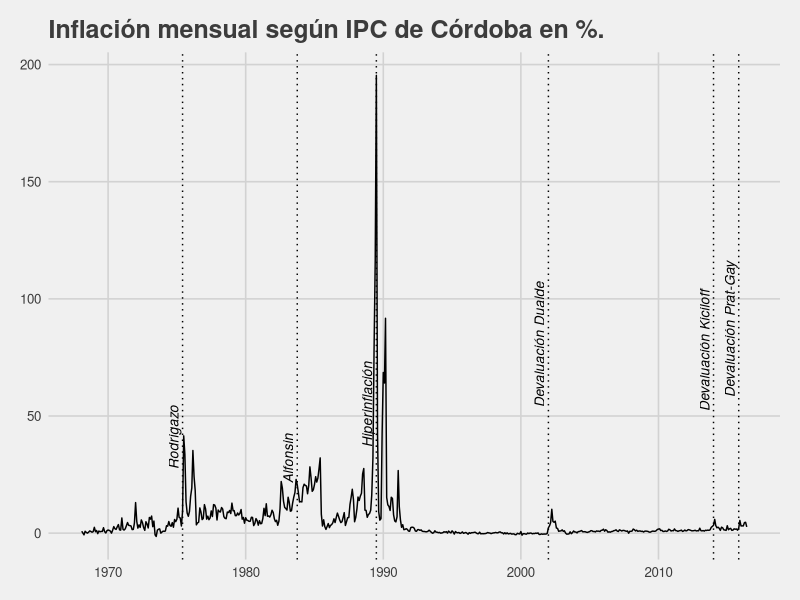
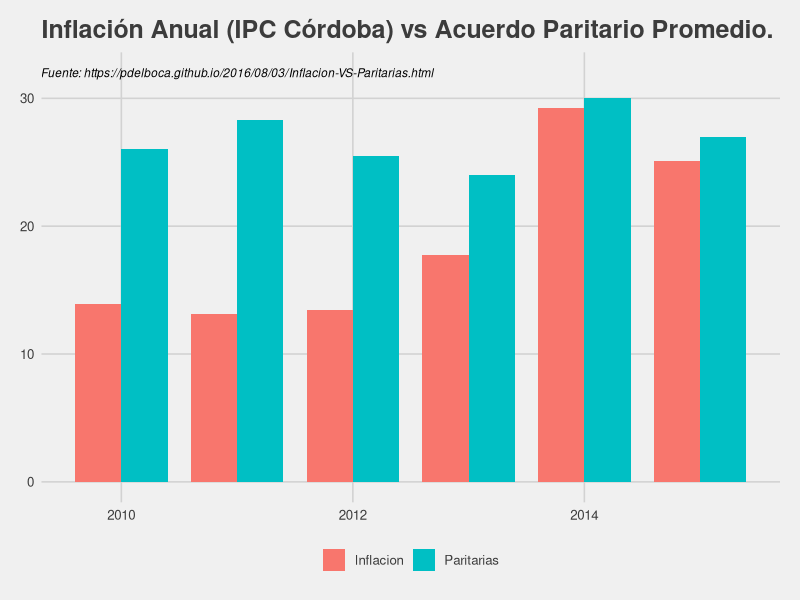

The R source for these figures, in order:
## ---- chunk 1
knitr::opts_chunk$set(echo = TRUE)
library(ggplot2)
library(ggthemes)
library(lubridate)
library(dplyr)
## ---- chunk 2
# http://estadistica.cba.gov.ar/Publicaciones/InformesEcon%C3%B3micos/tabid/896/language/es-AR/Default.aspx
df <- read.csv('../../data/inflacion-vs-paritarias/ipc_cordoba_acumulado.csv', stringsAsFactors = FALSE)
df$variacion <- gsub(',','.',df$variacion)
df$variacion <- as.numeric(df$variacion) * 100
df$variacion <- round(df$variacion, 2)
df$mes <- ymd(df$mes)
df$metrica <- "Inflación"
## ---- chunk 3
mes <- c('1975-06-01','1983-10-01', '1989-07-01', '2002-01-01', '2014-01-01', "2015-11-01")
label <- c("Rodrigazo", "Alfonsin", "Hiperinflación", "Devaluación Dualde", "Devaluación Kiciloff", "Devaluación Prat-Gay")
eventos <- data.frame(mes=ymd(mes), label=label)

ggplot(df, aes(x=mes,y=variacion)) + 
  geom_line() +
  ggtitle("Inflación mensual según IPC de Córdoba en %.") +
  geom_vline(xintercept=as.numeric(eventos$mes), linetype=3) +
  geom_text(data=eventos,mapping=aes(x=mes, y=0, label=label),
            angle=90, vjust=-0.4, hjust=-1, size=3.5, fontface='italic')+
  theme_fivethirtyeight()
## ---- chunk 4
paritarias <- data.frame()
# http://www.ambito.com/diario/533729-en-paritarias-promedio-de-aumentos-alcanzo-el-26
paritarias <- rbind(paritarias, c(2010, 26))
# http://www.iprofesional.com/notas/118935-paritarias-en-2011-los-aumentos-ascendieron-a-283-en-promedio-
paritarias <- rbind(paritarias, c(2011, 28.3))
# http://www.ambito.com/diario/640796-alivio-las-paritarias-cierran-con-24-de-tope
paritarias <- rbind(paritarias, c(2012, 25.5))
# http://www.elciudadanoweb.com/el-numero-clave-de-las-paritarias-2013-es-el-24/
paritarias <- rbind(paritarias, c(2013,24))
# http://www.diaadia.com.ar/cordoba/mayoria-gremios-cerraron-paritarias-30-ciento
paritarias <- rbind(paritarias, c(2014,30))
# http://www.lanacion.com.ar/1794407-anuncian-subas-salariales-del-27-promedio-paritariasa-cinco-gremios
paritarias <- rbind(paritarias, c(2015,27))
names(paritarias) <- c("anio","variacion")
paritarias$metrica <- "Paritarias"

tmp <- df %>% 
  filter(year(mes) %in% c(2010:2015)) %>% 
  #slice(1:70) %>% # Filtrar meses de Gestion Cambiemos y Devaluación del Dolar
  group_by(anio = year(mes)) %>% 
  summarise(variacion = sum(variacion))
tmp$metrica <- "Inflacion"

dataPlot <- rbind(tmp,paritarias)
ggplot(dataPlot, 
       aes(x=anio, 
           y=variacion, 
           fill=metrica, 
           label = paste0(dataPlot$variacion,"%"))
       ) +
  geom_bar(stat="identity", position = "dodge" , width=.8) + 
  ggtitle("Inflación Anual (IPC Córdoba) vs Acuerdo Paritario Promedio.") +
  scale_color_fivethirtyeight("metrica") +
  theme_fivethirtyeight() +
  theme(legend.title=element_blank()) + 
  # annotate("text", x = 2010.5, y = 32, 
  #          label="(Inflación 2015 hasta el mes de Octubre incluido.)", 
  #          fontface="italic", size=3) +
  annotate("text", x = 2011, y = 32, 
           label="Fuente: https://pdelboca.github.io/2016/08/03/Inflacion-VS-Paritarias.html", 
           fontface="italic", size=3)
